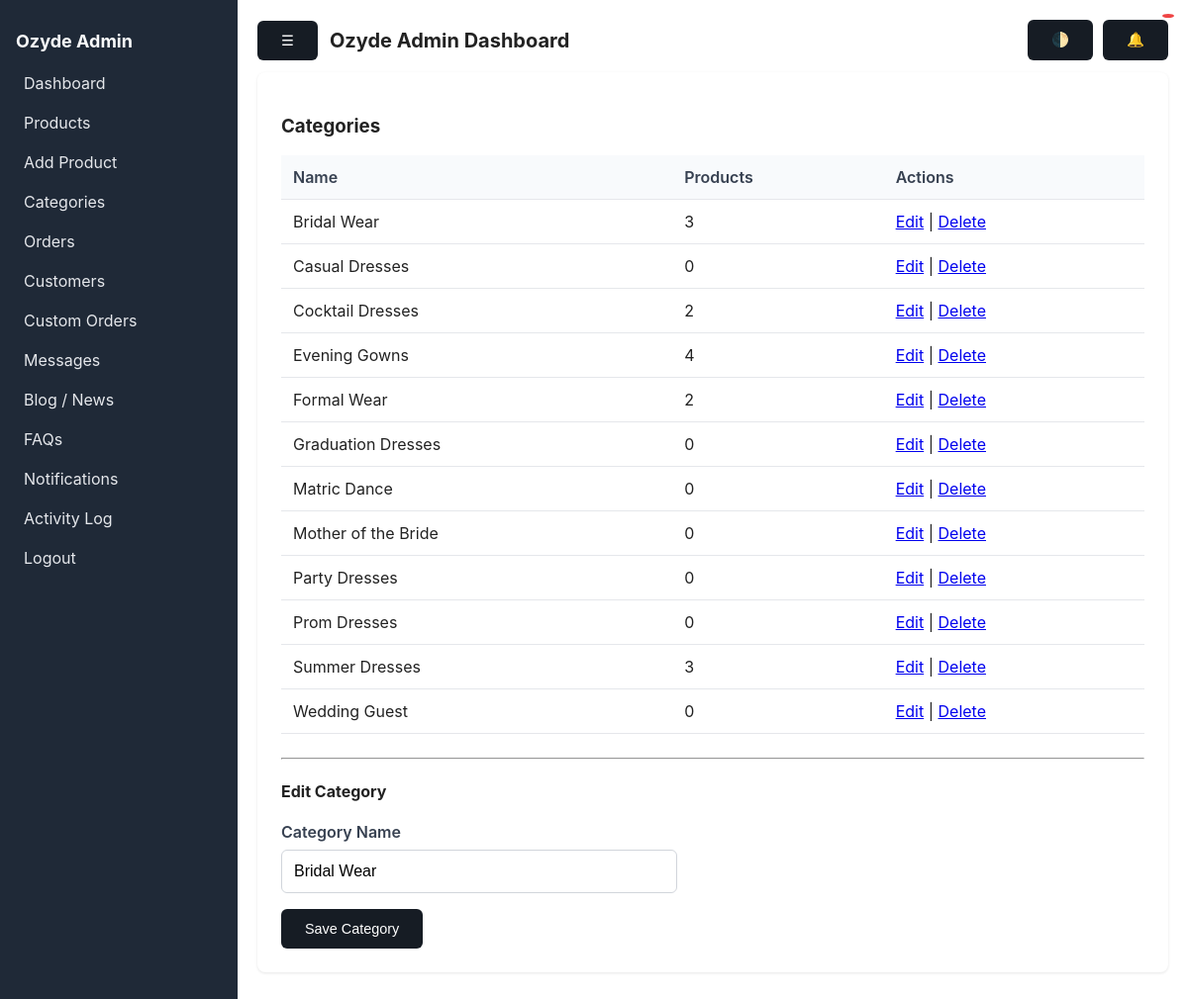
Page /categories_list.php?edit=8 (signed in) on the committed database.
### tables this page shows
CREATE TABLE `categories` (
  `category_id` int(11) NOT NULL,
  `category_name` varchar(100) NOT NULL
);

### config.php (called while the page is built, shortened)
<?php
function csrf() {
    return $_SESSION['csrf_token'];
}
function e($str) {
    return htmlspecialchars($str, ENT_QUOTES, 'UTF-8');
}

### categories_list.php (the view, shortened to what this page needs)
<?php
require_once __DIR__ . '/admin_auth.php';
require_once __DIR__ . '/header.php';
$res = $mysqli->query("SELECT * FROM categories ORDER BY category_name ASC");
?>
<div class="card">
  <h3>Categories</h3>
  <table class="table">
    <thead><tr><th>Name</th><th>Products</th><th>Actions</th></tr></thead>
    <tbody>
      <?php while ($c = $res->fetch_assoc()):
        $cnt = $mysqli->prepare("SELECT COUNT(*) as cnt FROM products WHERE category_id = ?");
        $cnt->bind_param('i', $c['category_id']);
        $cnt->execute();
        $row = $cnt->get_result()->fetch_assoc();
      ?>
      <tr>
        <td><?= e($c['category_name']) ?></td>
        <td><?= e($row['cnt'] ?? 0) ?></td>
        <td>
          <a href="categories_list.php?edit=<?= $c['category_id'] ?>">Edit</a> |
          <a href="?delete=<?= $c['category_id'] ?>&_csrf=<?= csrf() ?>"
             onclick="return confirm('Delete this category?')">Delete</a>
        </td>
      </tr>
      <?php endwhile; ?>
    </tbody>
  </table>
  <hr>
  <h4><?= isset($_GET['edit']) ? 'Edit' : 'Add' ?> Category</h4>
  <?php
    $edit = null;
    if (isset($_GET['edit'])) {
      $stmt = $mysqli->prepare("SELECT * FROM categories WHERE category_id = ? LIMIT 1");
      $id = (int)$_GET['edit']; $stmt->bind_param('i',$id); $stmt->execute(); $edit = $stmt->get_result()->fetch_assoc();
    }
  ?>
  <form method="post" action="">
    <div class="form-row">
      <label>Category Name</label>
      <input type="text" name="category_name" value="<?= e($edit['category_name'] ?? '') ?>" required>
    </div>
    <div><button class="btn" type="submit">Save Category</button></div>
  </form>
</div>
<?php require_once __DIR__ . '/footer.php'; ?>

### assets/admin.css (style rules this page uses)
* { box-sizing: border-box; }
body { font-family: Inter, Segoe UI, Helvetica, Arial, sans-serif; margin: 0; color: #222; background: #f6f6f8; }
.card { background: #fff; padding: 16px; border-radius: 8px; box-shadow: 0 1px 4px rgba(0,0,0,.06); margin-bottom: 16px; }
.table { width: 100%; border-collapse: collapse; }
.table th, .table td { padding: 8px; border-bottom: 1px solid #eee; text-align: left; }
.btn { display: inline-block; padding: 8px 12px; border-radius: 6px; text-decoration: none; background: #111827; color: #fff; cursor: pointer; border: none; }

### categories_list.php (style rules this page uses)
.form-row { margin-bottom: 1rem; }
.form-row label { display: block; margin-bottom: 0.5rem; font-weight: 600; color: #374151; }
.form-row input[type="text"] { width: 100%; max-width: 400px; padding: 0.75rem; border: 1px solid #d1d5db; border-radius: 6px; font-size: 1rem; }
.btn { background: #161c24ff; color: white; border: none; border-radius: 6px; padding: 0.75rem 1.5rem; cursor: pointer; text-decoration: none; display: inline-block; font-size: 0.9rem; }
.table { width: 100%; border-collapse: collapse; margin-bottom: 1.5rem; }
.table th, .table td { padding: 0.75rem; text-align: left; border-bottom: 1px solid #e5e7eb; }
.table th { background: #f8fafc; font-weight: 600; color: #374151; }
.card { background: white; border-radius: 8px; padding: 1.5rem; box-shadow: 0 1px 3px rgba(0,0,0,0.1); }

### rows in the picture
categories: category_name "Bridal Wear", cnt "3"
categories: category_name "Casual Dresses", cnt "0"
categories: category_name "Cocktail Dresses", cnt "2"
categories: category_name "Evening Gowns", cnt "4"
categories: category_name "Formal Wear", cnt "2"
categories: category_name "Graduation Dresses", cnt "0"
categories: category_name "Matric Dance", cnt "0"
categories: category_name "Mother of the Bride", cnt "0"
categories: category_name "Party Dresses", cnt "0"
categories: category_name "Prom Dresses", cnt "0"
categories: category_name "Summer Dresses", cnt "3"
categories: category_name "Wedding Guest", cnt "0"
